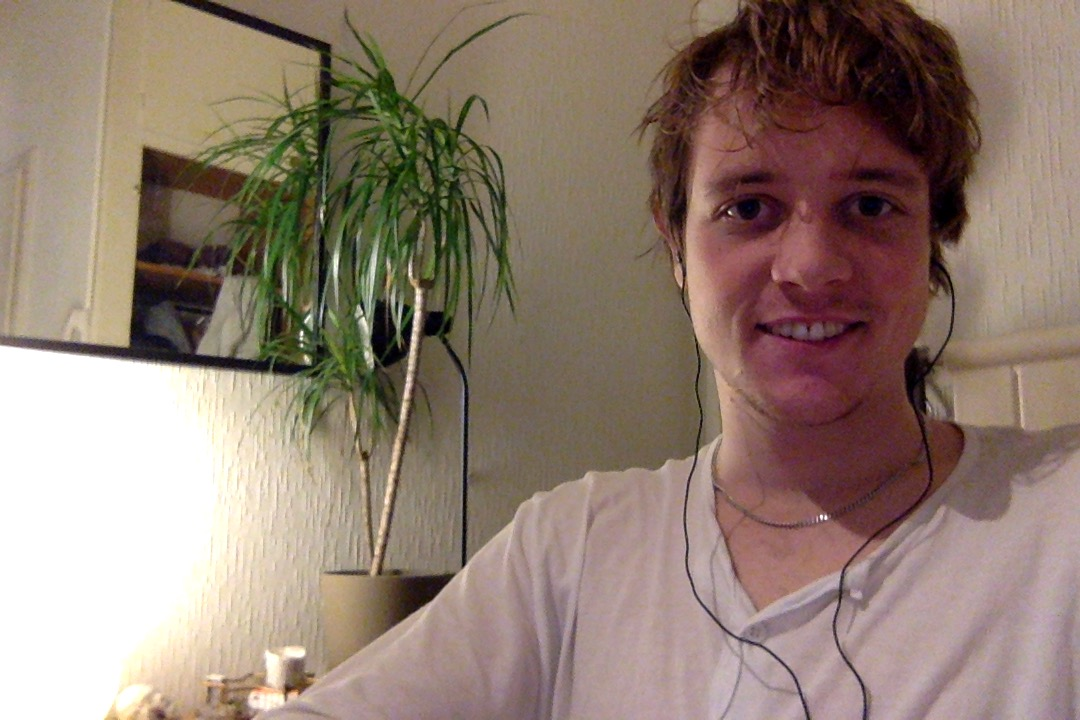
#> input picture opencv_documents1/me.jpg, 1080 x 720 px
$ python Tutorial12.py
#> lines starting #> are read from the running program, lines starting #| are printed output that depends on the picture
## foreground extraction

import numpy as np
import cv2
from matplotlib import pyplot as plt

img = cv2.imread('me.jpg')
#> img is the input picture: shape (720, 1080, 3); mean B, G, R 113.9, 126.2, 144.9
mask = np.zeros(img.shape[:2],np.uint8)

bgdModel = np.zeros((1,65), np.float64)
fgdModel = np.zeros((1,65), np.float64)

#foreground needs to be within this rectangle!
rect = (600, 20, 980, 500)

cv2.grabCut(img, mask, rect, bgdModel, fgdModel, 5, cv2.GC_INIT_WITH_RECT)
mask2 = np.where((mask == 2)|(mask == 0), 0, 1).astype('uint8')
img = img*mask2[:,:,np.newaxis]
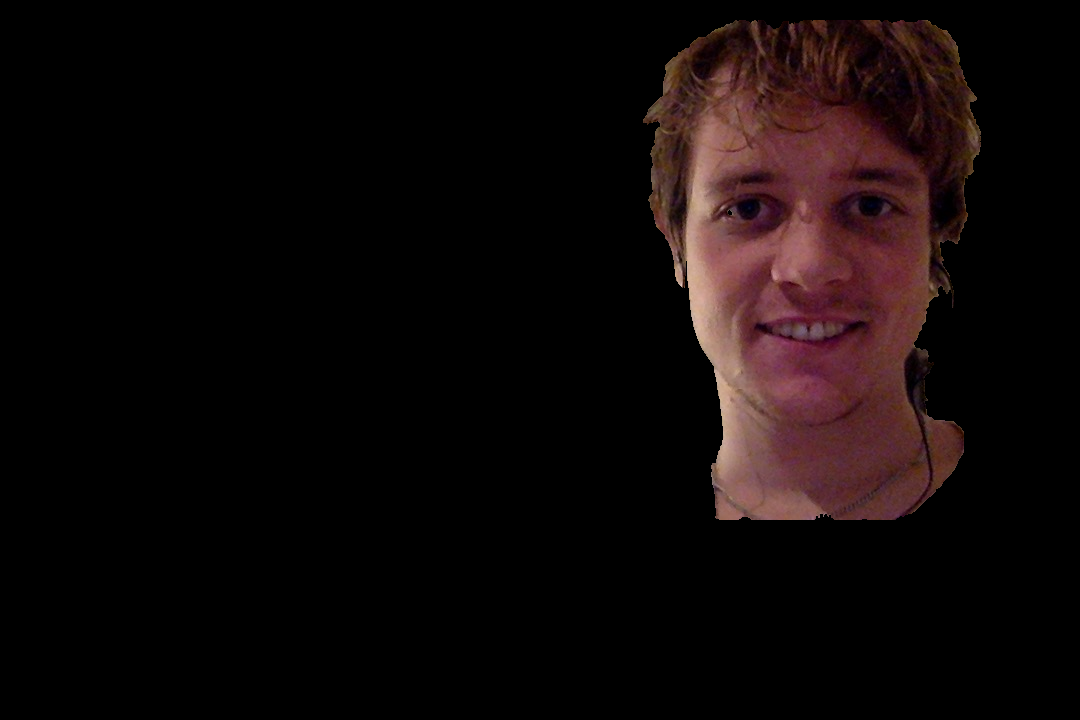
#> img: shape (720, 1080, 3); mean B, G, R 8.4, 8.5, 15.6
plt.imshow(img)
plt.colorbar()
plt.show()
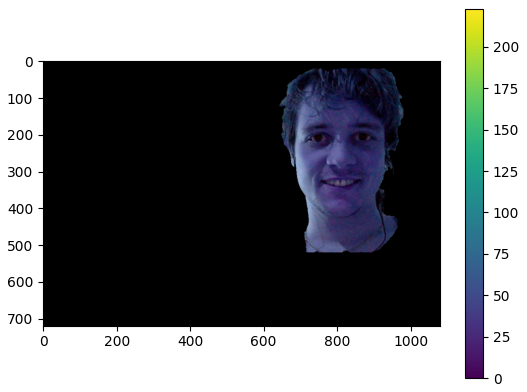
#> figure drawn by matplotlib, 2 panels; B, G, R data is drawn as R, G, B
